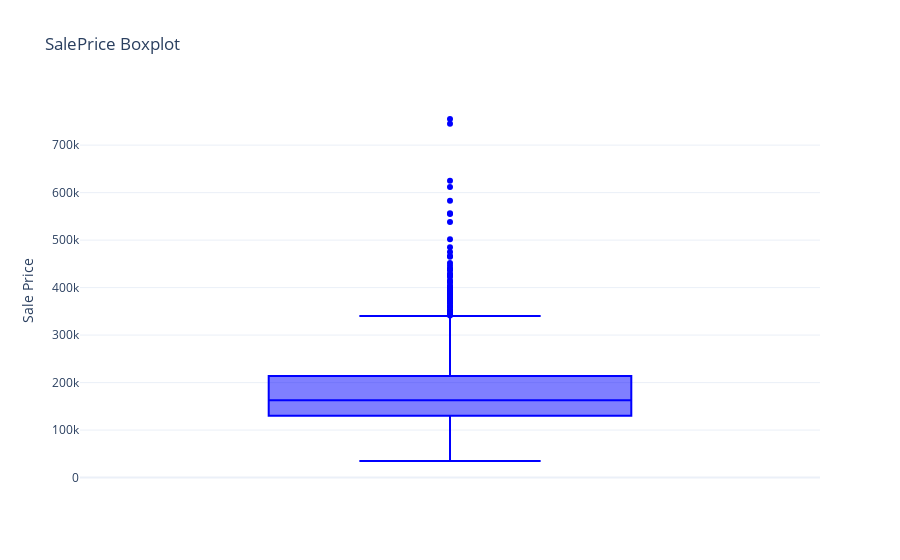

Source (notebook cell):
### Markdown cell above
### **Definitions of Skewness and Kurtosis**

#### **1. Skewness**
Skewness quantifies the asymmetry of a distribution around its mean. It is mathematically defined as:

$$
Skewness = \frac{\frac{1}{n}sum_{i=1}^n (x_i -\mu)^3}{\sigma^3}
$$

Where:
- $n$: Number of data points
- $x_i$: Individual data point
- $\mu$: Mean of the dataset
- $\sigma$: Standard deviation of the dataset

**Interpretation**:
  - **Skewness > 0**: The distribution is positively skewed (longer tail on the right).
  - **Skewness < 0**: The distribution is negatively skewed (longer tail on the left).
  - **Skewness = 0**: The distribution is symmetric.

**Significance in Machine Learning**:
  - A highly skewed target variable may require transformations (e.g., log transformation) to improve model performance.

---

#### **2. Kurtosis**
Kurtosis measures the "tailedness" or the sharpness of the peak of a distribution. It is mathematically defined as:

$$
Kurtosis = \frac{\frac{1}{n}\sum_{i=1}^n (x_i - \mu)^4}{\sigma^4} - 3
$$

Where:
- $n$: Number of data points
- $x_i$: Individual data point
- $\mu$: Mean of the dataset
- $\sigma$: Standard deviation of the dataset
- $-3$ ensures comparison with the normal distribution (which has kurtosis = 3).

**Types**:
  - **Leptokurtic (Kurtosis > 0)**: Distribution has heavy tails and a sharp peak (more outliers).
  - **Mesokurtic (Kurtosis = 0)**: Distribution is similar to the normal distribution.
  - **Platykurtic (Kurtosis < 0)**: Distribution has light tails and a flatter peak.

**Significance in Machine Learning**:
  - High kurtosis indicates extreme values (outliers), which may require special handling to avoid skewing model training.

---

#### **Summary**

- **Skewness** reveals asymmetry, while **kurtosis** highlights the concentration of extreme values.
- Both metrics provide insights into the shape of the data distribution, enabling better preprocessing and model selection.


---
#### **Application to the Dataset:**

**Skewness:**

- Skewness = $ 1.88$: The distribution of SalePrice is highly right-skewed, indicating a long tail with higher-priced houses. 

- A right-skewed distribution can lead to poor model performance because the model struggles to predict extreme values. 

- We will maybe need to apply a transformation to make the distribution more symmetric.

**Kurtosis:**

- Kurtosis = $6.51$: The distribution is leptokurtic, meaning it has a sharper peak and heavier tails compared to a normal distribution. 

- This suggests more extreme values (outliers) in the dataset.

- Outliers can:
    - skew the training process of sensitive models (e.g., linear regression)

    - Overemphasize extreme values in tree-based models (e.g., random forests, XGBoost).

---

#### **Handling Outliers**

To handle outliers, we can:

- Removing extreme outliers if they are errors or irrelevant.

- Applying robust models that are less sensitive to outliers (e.g., gradient boosting, robust regression).

### Code cell
fig = px.box(train, y='SalePrice', title='SalePrice Boxplot',
             labels={'SalePrice': 'Sale Price'},
             template='plotly_white')
fig.update_traces(marker_color='blue')
fig.show()

### Figure 1 — Plotly figure (JSON) as saved in the notebook; plotly's stock layout.template omitted (floating-point values rounded to 4 significant figures; data arrays with more than 128 entries replaced by an {"elided": "..."} marker saying what was removed)
{"data": [{"alignmentgroup": "True", "hovertemplate": "Sale Price=%{y}<extra></extra>", "legendgroup": "", "marker": {"color": "blue"}, "name": "", "notched": false, "offsetgroup": "", "orientation": "v", "showlegend": false, "type": "box", "x0": " ", "xaxis": "x", "y": {"elided": "1460 int values"}, "y0": " ", "yaxis": "y"}], "layout": {"boxmode": "group", "legend": {"tracegroupgap": 0}, "title": {"text": "SalePrice Boxplot"}, "xaxis": {"anchor": "y", "domain": [0, 1]}, "yaxis": {"anchor": "x", "domain": [0, 1], "title": {"text": "Sale Price"}}}}
